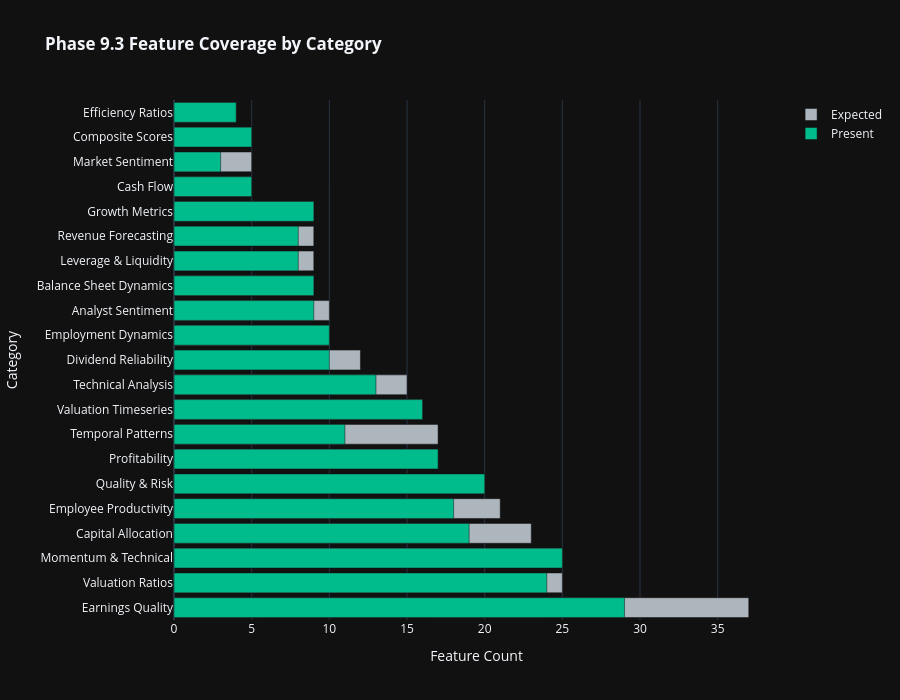
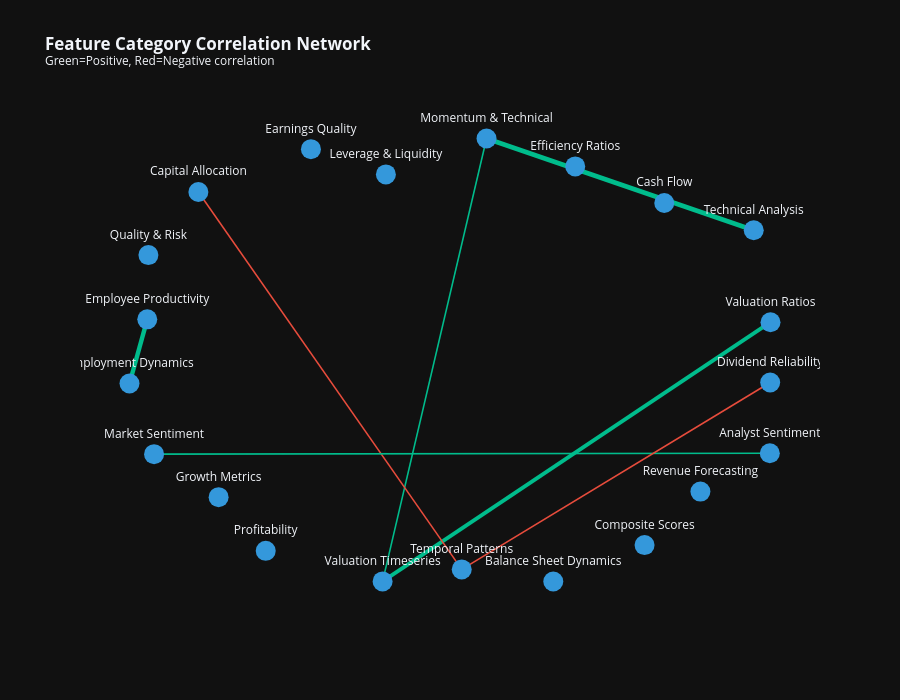

Notebook code cell kept with these figures, in order:
### Markdown cell above
## Cell 4: Phase 9.3 Feature Category Dashboards

Comprehensive dashboards for each of the 21 Phase 9.3 feature categories.

### Code cell
# ============================================================================
# Cell 4: Phase 9.3 Feature Category Dashboards
# ============================================================================

print('=' * 80)
print('📊 PHASE 9.3 FEATURE CATEGORY DASHBOARDS')
print('=' * 80)

category_viz_dir = OUTPUT_DIR / 'eda' / 'dashboards' / 'categories'
category_viz_dir.mkdir(parents=True, exist_ok=True)

# Get categorized features
categorized = categorize_dataframe_columns(df)

# ============================================================================
# 4.1 Category Coverage Overview
# ============================================================================
print('\n📋 Feature Category Coverage Analysis...')

coverage_data = []
for category, features in PHASE93_FEATURE_CATEGORIES.items():
    present = [f for f in features if f in df.columns]
    avg_completeness = 0
    if present:
        avg_completeness = df[present].notna().mean().mean() * 100

    coverage_data.append({
        'Category': category,
        'Expected': len(features),
        'Present': len(present),
        'Coverage_Pct': len(present) / len(features) * 100 if features else 0,
        'Completeness_Pct': avg_completeness,
        'Color': CATEGORY_COLORS.get(category, '#666666'),
    })

coverage_df = pd.DataFrame(coverage_data).sort_values('Expected', ascending=False)

# Coverage bar chart
fig_coverage = go.Figure()
fig_coverage.add_trace(go.Bar(
    y=coverage_df['Category'], x=coverage_df['Expected'],
    name='Expected', orientation='h', marker_color=COLOR_PALETTE['neutral'],
))
fig_coverage.add_trace(go.Bar(
    y=coverage_df['Category'], x=coverage_df['Present'],
    name='Present', orientation='h', marker_color=COLOR_PALETTE['success'],
))
fig_coverage.update_layout(
    title='<b>Phase 9.3 Feature Coverage by Category</b>',
    template=PLOTLY_TEMPLATE, height=700, barmode='overlay',
    xaxis_title='Feature Count', yaxis_title='Category',
)
fig_coverage.write_html(category_viz_dir / 'phase93_coverage_overview.html')
fig_coverage.show()
print(f'  ✓ Saved: phase93_coverage_overview.html')


# ============================================================================
# 4.2 Generate Dashboard for Each Major Category
# ============================================================================

def create_category_dashboard(dashboard_df, category_name, category_features, output_dir, group_cols=None):
    """Create comprehensive dashboard for a feature category."""
    # Filter features to only include numeric columns present in dashboard_df
    available_features = [f for f in category_features
                          if f in dashboard_df.columns and pd.api.types.is_numeric_dtype(dashboard_df[f])]

    if not available_features:
        print(f"  ⚠ No numeric features available for {category_name}")
        return None

    # Create subplots
    fig = make_subplots(
        rows=2, cols=2,
        subplot_titles=[
            f'{category_name}: Distribution by Sector',
            f'{category_name}: Top Features Correlation',
            f'{category_name}: Regional Comparison',
            f'{category_name}: Key Metrics Box Plots',
        ],
        specs=[[{'type': 'bar'}, {'type': 'heatmap'}],
               [{'type': 'scatter'}, {'type': 'box'}]],
        vertical_spacing=0.12, horizontal_spacing=0.1,
    )

    # 1. Mean by Sector (top 10 sectors)
    if 'sector' in dashboard_df.columns and available_features:
        sector_means = dashboard_df.groupby('sector')[available_features[:5]].mean()
        top_sectors = dashboard_df['sector'].value_counts().head(10).index
        sector_means = sector_means.loc[sector_means.index.isin(top_sectors)]

        for i_feat, feat in enumerate(available_features[:3]):
            if feat in sector_means.columns:
                fig.add_trace(
                    go.Bar(x=sector_means.index, y=sector_means[feat], name=feat[:20]),
                    row=1, col=1
                )

    # 2. Correlation heatmap
    if len(available_features) >= 3:
        corr = dashboard_df[available_features[:10]].corr()
        fig.add_trace(
            go.Heatmap(z=corr.values, x=corr.columns, y=corr.index,
                       colorscale='RdBu_r', zmin=-1, zmax=1),
            row=1, col=2
        )

    # 3. Regional scatter (first 2 features)
    if 'region' in dashboard_df.columns and len(available_features) >= 2:
        for region_name in dashboard_df['region'].unique()[:5]:
            region_df_slice = dashboard_df[dashboard_df['region'] == region_name]
            fig.add_trace(
                go.Scatter(x=region_df_slice[available_features[0]], y=region_df_slice[available_features[1]],
                           mode='markers', name=str(region_name)[:15], opacity=0.6),
                row=2, col=1
            )

    # 4. Box plots
    if 'sector' in dashboard_df.columns and available_features:
        for feat in available_features[:2]:
            fig.add_trace(
                go.Box(y=dashboard_df[feat], x=dashboard_df['sector'], name=feat[:15]),
                row=2, col=2
            )

    fig.update_layout(
        title=f'<b>{category_name} Dashboard</b><br><sup>{len(available_features)} features available</sup>',
        template=PLOTLY_TEMPLATE, height=900, showlegend=True,
    )

    output_path_file = output_dir / f'{category_name.lower().replace(" ", "_").replace("&", "and")}_dashboard.html'
    fig.write_html(output_path_file)
    return output_path_file


# Generate dashboards for key categories
key_categories = [
    'Momentum & Technical', 'Valuation Ratios', 'Profitability',
    'Quality & Risk', 'Growth Metrics', 'Leverage & Liquidity',
    'Analyst Sentiment', 'Earnings Quality', 'Dividend Reliability',
    'Revenue Forecasting', 'Balance Sheet Dynamics', 'Technical Analysis',
    'Valuation Timeseries', 'Employment Dynamics',
]

for category in key_categories:
    if category in PHASE93_FEATURE_CATEGORIES:
        features = PHASE93_FEATURE_CATEGORIES[category]
        result = create_category_dashboard(df, category, features, category_viz_dir)
        if result:
            print(f'  ✓ Created: {result.name}')

# ============================================================================
# 4.3 Feature Category Correlation Network
# ============================================================================
print('\n🕸️ Creating Feature Category Correlation Network...')
fig_network = create_category_correlation_network(df, category_mapping=PHASE93_FEATURE_CATEGORIES,
                                                  output_dir=category_viz_dir)
if fig_network is not None:
    fig_network.show()
    print(f'  ✓ Saved: category_correlation_network.html')

print('\n✓ Phase 9.3 Category Dashboards Complete')

### Figure 1 — Plotly figure (JSON) as saved in the notebook; plotly's stock layout.template omitted (floating-point values rounded to 4 significant figures)
{"data": [{"marker": {"color": "#adb5bd"}, "name": "Expected", "orientation": "h", "x": [37, 25, 25, 23, 21, 20, 17, 17, 16, 15, 12, 10, 10, 9, 9, 9, 9, 5, 5, 5, 4], "y": ["Earnings Quality", "Valuation Ratios", "Momentum & Technical", "Capital Allocation", "Employee Productivity", "Quality & Risk", "Profitability", "Temporal Patterns", "Valuation Timeseries", "Technical Analysis", "Dividend Reliability", "Employment Dynamics", "Analyst Sentiment", "Balance Sheet Dynamics", "Leverage & Liquidity", "Revenue Forecasting", "Growth Metrics", "Cash Flow", "Market Sentiment", "Composite Scores", "Efficiency Ratios"], "type": "bar"}, {"marker": {"color": "#00bc8c"}, "name": "Present", "orientation": "h", "x": [29, 24, 25, 19, 18, 20, 17, 11, 16, 13, 10, 10, 9, 9, 8, 8, 9, 5, 3, 5, 4], "y": ["Earnings Quality", "Valuation Ratios", "Momentum & Technical", "Capital Allocation", "Employee Productivity", "Quality & Risk", "Profitability", "Temporal Patterns", "Valuation Timeseries", "Technical Analysis", "Dividend Reliability", "Employment Dynamics", "Analyst Sentiment", "Balance Sheet Dynamics", "Leverage & Liquidity", "Revenue Forecasting", "Growth Metrics", "Cash Flow", "Market Sentiment", "Composite Scores", "Efficiency Ratios"], "type": "bar"}], "layout": {"title": {"text": "<b>Phase 9.3 Feature Coverage by Category</b>"}, "height": 700, "barmode": "overlay", "xaxis": {"title": {"text": "Feature Count"}}, "yaxis": {"title": {"text": "Category"}}}}

### Figure 2 — Plotly figure (JSON) as saved in the notebook; plotly's stock layout.template omitted (floating-point values rounded to 4 significant figures)
{"data": [{"hoverinfo": "none", "line": {"color": "#00bc8c", "width": 4.725}, "mode": "lines", "x": [0.1017, 0.8881, null], "y": [1.0, 0.5931, null], "type": "scatter"}, {"hoverinfo": "none", "line": {"color": "#00bc8c", "width": 1.583}, "mode": "lines", "x": [0.1017, -0.2042, null], "y": [1.0, -0.9655, null], "type": "scatter"}, {"hoverinfo": "none", "line": {"color": "#00bc8c", "width": 3.858}, "mode": "lines", "x": [0.9375, -0.2042, null], "y": [0.1847, -0.9655, null], "type": "scatter"}, {"hoverinfo": "none", "line": {"color": "#e74c3c", "width": 1.56}, "mode": "lines", "x": [-0.7464, 0.02867, null], "y": [0.7626, -0.9122, null], "type": "scatter"}, {"hoverinfo": "none", "line": {"color": "#00bc8c", "width": 1.617}, "mode": "lines", "x": [0.9355, -0.8768, null], "y": [-0.3969, -0.4008, null], "type": "scatter"}, {"hoverinfo": "none", "line": {"color": "#e74c3c", "width": 1.617}, "mode": "lines", "x": [0.02867, 0.9366, null], "y": [-0.9122, -0.08264, null], "type": "scatter"}, {"hoverinfo": "none", "line": {"color": "#00bc8c", "width": 4.435}, "mode": "lines", "x": [-0.8969, -0.9492, null], "y": [0.1975, -0.08715, null], "type": "scatter"}, {"hoverinfo": "text", "marker": {"color": "#3498db", "size": 20}, "mode": "markers+text", "text": ["Momentum & Technical", "Valuation Ratios", "Profitability", "Quality & Risk", "Cash Flow", "Capital Allocation", "Analyst Sentiment", "Market Sentiment", "Leverage & Liquidity", "Temporal Patterns", "Composite Scores", "Growth Metrics", "Efficiency Ratios", "Employee Productivity", "Balance Sheet Dynamics", "Revenue Forecasting", "Earnings Quality", "Technical Analysis", "Valuation Timeseries", "Dividend Reliability", "Employment Dynamics"], "textposition": "top center", "x": [0.1017, 0.9375, -0.5482, -0.8935, 0.6248, -0.7464, 0.9355, -0.8768, -0.1945, 0.02867, 0.5668, -0.6869, 0.3628, -0.8969, 0.2981, 0.7312, -0.4151, 0.8881, -0.2042, 0.9366, -0.9492], "y": [1.0, 0.1847, -0.8298, 0.4827, 0.7139, 0.7626, -0.3969, -0.4008, 0.8406, -0.9122, -0.8044, -0.5918, 0.8763, 0.1975, -0.9659, -0.5669, 0.9526, 0.5931, -0.9655, -0.08264, -0.08715], "type": "scatter"}], "layout": {"xaxis": {"showgrid": false, "zeroline": false, "showticklabels": false}, "yaxis": {"showgrid": false, "zeroline": false, "showticklabels": false}, "title": {"text": "<b>Feature Category Correlation Network</b><br><sup>Green=Positive, Red=Negative correlation</sup>"}, "showlegend": false, "height": 700}}
